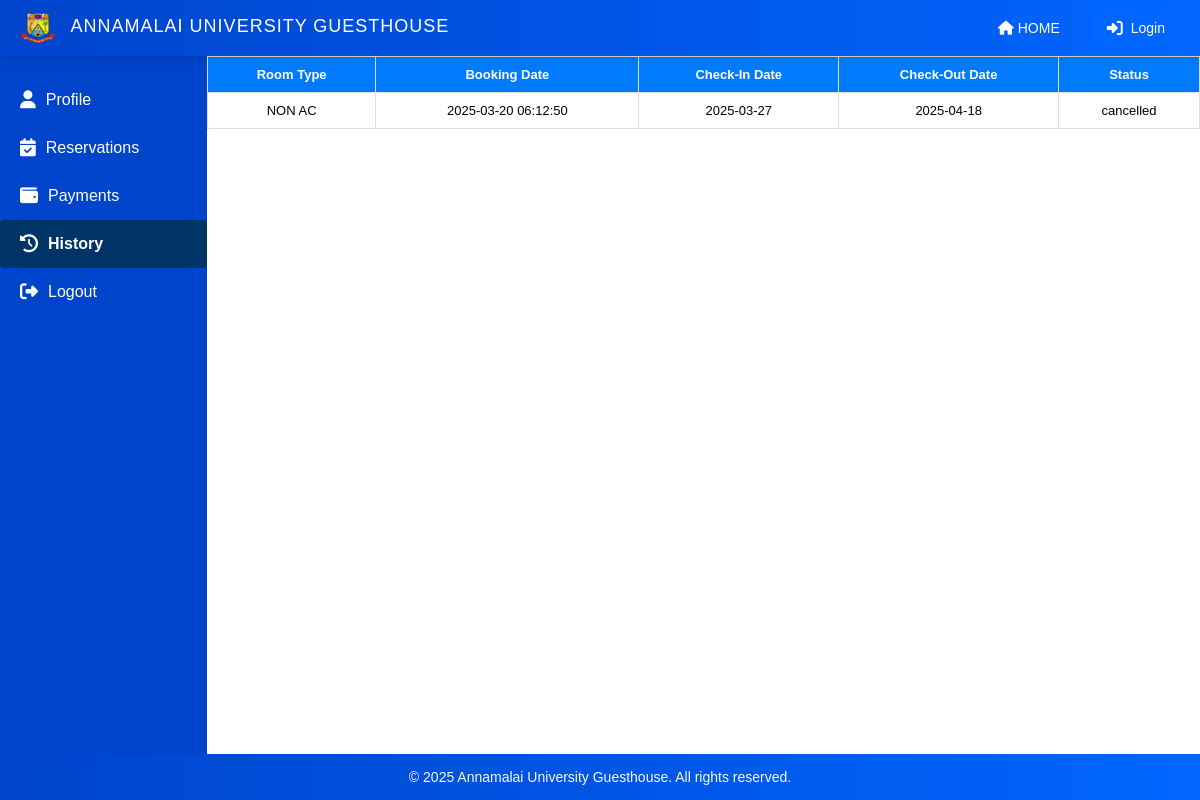
The app's page /user_history.php (signed in) with its own data.
### tables this page shows
CREATE TABLE `reservations` (
  `id` int(11) NOT NULL,
  `applicant_name` varchar(255) NOT NULL,
  `applicant_address` text NOT NULL,
  `guest_name` varchar(255) NOT NULL,
  `guest_address` text NOT NULL,
  `staff_id` int(11) DEFAULT NULL,
  `purpose` text NOT NULL,
  `room_type` varchar(100) NOT NULL,
  `num_rooms` int(11) NOT NULL,
  `room_number` varchar(50) NOT NULL,
  `checkin_date` date NOT NULL,
  `checkout_date` date NOT NULL,
  `cost_type` enum('fixed','variable') NOT NULL,
  `total_cost` decimal(10,2) NOT NULL,
  `created_at` timestamp NOT NULL DEFAULT current_timestamp(),
  `user_id` int(11) NOT NULL,
  `status` enum('pending','confirmed','cancelled') NOT NULL DEFAULT 'pending',
  `payment_status` enum('paid','unpaid') NOT NULL DEFAULT 'unpaid'
);

CREATE TABLE `room_list` (
  `id` int(11) NOT NULL,
  `room_type` varchar(50) NOT NULL,
  `room_number` int(11) NOT NULL,
  `cost_official` decimal(10,2) NOT NULL,
  `cost_others` decimal(10,2) NOT NULL,
  `image` varchar(255) DEFAULT NULL,
  `status` enum('Available','Booked') DEFAULT 'Available',
  `total_rooms` int(11) NOT NULL,
  `checkin_date` date DEFAULT NULL,
  `checkout_date` date DEFAULT NULL,
  `available_rooms` int(11) DEFAULT 0
);

### user_history.php (the view, shortened to what this page needs)
<?php
require_once 'db_connect.php';
$user_id = $_SESSION['user_id'];
$query = "SELECT r.room_type, res.created_at, res.checkin_date, res.checkout_date, res.status
          FROM reservations res
          JOIN room_list r ON res.room_number = r.room_number
          WHERE res.user_id = ?
          ORDER BY res.created_at DESC";
$stmt = $conn->prepare($query);
$stmt->bind_param("i", $user_id);
$stmt->execute();
$result = $stmt->get_result();
?>
<!DOCTYPE html>
<html lang="en">
<head>
    <link rel="stylesheet" href="css/user_history.css">
</head>
<body>
    <?php include("includes/header.php"); ?>
    <div class="flex1">
    <?php include("includes/user_sidebar.php"); ?>
    <div class="history-container">
        <table>
            <thead>
                <tr>
                    <th>Room Type</th>
                    <th>Booking Date</th>
                    <th>Check-In Date</th>
                    <th>Check-Out Date</th>
                    <th>Status</th>
                </tr>
            </thead>
            <tbody>
                <?php while ($row = $result->fetch_assoc()) { ?>
                    <tr>
                        <td><?php echo htmlspecialchars($row['room_type']); ?></td>
                        <td><?php echo htmlspecialchars($row['created_at']); ?></td>
                        <td><?php echo htmlspecialchars($row['checkin_date']); ?></td>
                        <td><?php echo htmlspecialchars($row['checkout_date']); ?></td>
                        <td><?php echo htmlspecialchars($row['status']); ?></td>
                    </tr>
                <?php } ?>
            </tbody>
        </table>
    </div>
    </div>
    <?php include("includes/footer.php"); ?>
</body>
</html>

### css/user_history.css (style rules this page uses)
.history-container { font-size: small; width: 100%; text-align: center; }
table { width: 100%; border-collapse: collapse; }
th, td { border: 1px solid #ddd; padding: 10px; text-align: center; }
th { background: #007bff; color: white; }
.flex1 { display: flex; }

### css/user_sidebar.css (style rules this page uses)
* { margin: 0; padding: 0; box-sizing: border-box; font-family: Arial, sans-serif; }

### records on screen
reservations: room_list.room_type "NON AC", created_at "2025-03-20 06:12:50", checkin_date "2025-03-27", checkout_date "2025-04-18", status "cancelled"
